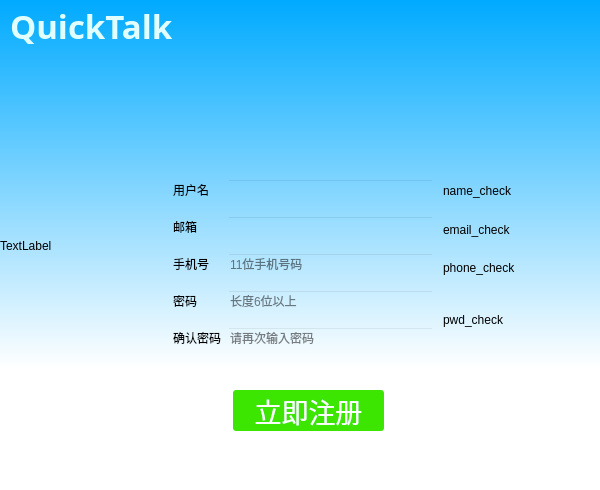
<?xml version="1.0" encoding="UTF-8"?>
<ui version="4.0">
 <class>Enroll</class>
 <widget class="QWidget" name="Enroll">
  <property name="geometry">
   <rect>
    <x>0</x>
    <y>0</y>
    <width>600</width>
    <height>490</height>
   </rect>
  </property>
  <property name="windowTitle">
   <string>Form</string>
  </property>
  <property name="styleSheet">
   <string notr="true">QToolButton{
	border-style:none;
}
</string>
  </property>
  <widget class="QWidget" name="widget" native="true">
   <property name="geometry">
    <rect>
     <x>53</x>
     <y>120</y>
     <width>500</width>
     <height>340</height>
    </rect>
   </property>
   <property name="styleSheet">
    <string notr="true">background-color: rgba(0, 0, 0,0);</string>
   </property>
   <widget class="QWidget" name="gridLayoutWidget_2">
    <property name="geometry">
     <rect>
      <x>120</x>
      <y>50</y>
      <width>261</width>
      <height>191</height>
     </rect>
    </property>
    <layout class="QGridLayout" name="gridLayout_2">
     <item row="3" column="1">
      <widget class="QLineEdit" name="password">
       <property name="echoMode">
        <enum>QLineEdit::Normal</enum>
       </property>
       <property name="cursorPosition">
        <number>0</number>
       </property>
       <property name="placeholderText">
        <string>长度6位以上</string>
       </property>
      </widget>
     </item>
     <item row="3" column="0">
      <widget class="QLabel" name="passwordlabel">
       <property name="text">
        <string>密码</string>
       </property>
      </widget>
     </item>
     <item row="2" column="1">
      <widget class="QLineEdit" name="phonenumber">
       <property name="placeholderText">
        <string>11位手机号码</string>
       </property>
      </widget>
     </item>
     <item row="4" column="1">
      <widget class="QLineEdit" name="checkpassword">
       <property name="echoMode">
        <enum>QLineEdit::Password</enum>
       </property>
       <property name="placeholderText">
        <string>请再次输入密码</string>
       </property>
      </widget>
     </item>
     <item row="0" column="1">
      <widget class="QLineEdit" name="name">
       <property name="cursor">
        <cursorShape>IBeamCursor</cursorShape>
       </property>
      </widget>
     </item>
     <item row="2" column="0">
      <widget class="QLabel" name="phonelabel">
       <property name="text">
        <string>手机号</string>
       </property>
      </widget>
     </item>
     <item row="4" column="0">
      <widget class="QLabel" name="checkpasswordlabel">
       <property name="text">
        <string>确认密码</string>
       </property>
      </widget>
     </item>
     <item row="1" column="1">
      <widget class="QLineEdit" name="email"/>
     </item>
     <item row="0" column="0">
      <widget class="QLabel" name="namelabel">
       <property name="text">
        <string>用户名</string>
       </property>
      </widget>
     </item>
     <item row="1" column="0">
      <widget class="QLabel" name="emaillabel">
       <property name="text">
        <string>邮箱</string>
       </property>
      </widget>
     </item>
    </layout>
   </widget>
   <widget class="QPushButton" name="putin">
    <property name="geometry">
     <rect>
      <x>180</x>
      <y>270</y>
      <width>151</width>
      <height>41</height>
     </rect>
    </property>
    <property name="font">
     <font>
      <family>微软雅黑</family>
      <pointsize>20</pointsize>
      <weight>50</weight>
      <italic>false</italic>
      <bold>false</bold>
     </font>
    </property>
    <property name="styleSheet">
     <string notr="true">QPushButton{font:  20pt &quot;微软雅黑&quot;;background-color:rgb(60, 230, 0);border-radius: 3px; color: rgb(255,255,255);}QPushButton:hover { background-color:rgb(40, 220, 0); }

</string>
    </property>
    <property name="text">
     <string>立即注册</string>
    </property>
   </widget>
   <widget class="QLabel" name="pwd_check">
    <property name="geometry">
     <rect>
      <x>390</x>
      <y>190</y>
      <width>111</width>
      <height>20</height>
     </rect>
    </property>
    <property name="styleSheet">
     <string notr="true"/>
    </property>
    <property name="text">
     <string>pwd_check</string>
    </property>
   </widget>
   <widget class="QLabel" name="name_check">
    <property name="geometry">
     <rect>
      <x>390</x>
      <y>63</y>
      <width>111</width>
      <height>16</height>
     </rect>
    </property>
    <property name="styleSheet">
     <string notr="true"/>
    </property>
    <property name="text">
     <string>name_check</string>
    </property>
   </widget>
   <widget class="QLabel" name="email_check">
    <property name="geometry">
     <rect>
      <x>390</x>
      <y>102</y>
      <width>111</width>
      <height>16</height>
     </rect>
    </property>
    <property name="styleSheet">
     <string notr="true"/>
    </property>
    <property name="text">
     <string>email_check</string>
    </property>
   </widget>
   <widget class="QLabel" name="phone_check">
    <property name="geometry">
     <rect>
      <x>390</x>
      <y>140</y>
      <width>111</width>
      <height>16</height>
     </rect>
    </property>
    <property name="styleSheet">
     <string notr="true"/>
    </property>
    <property name="text">
     <string>phone_check</string>
    </property>
   </widget>
  </widget>
  <widget class="QWidget" name="widget_2" native="true">
   <property name="geometry">
    <rect>
     <x>0</x>
     <y>0</y>
     <width>600</width>
     <height>490</height>
    </rect>
   </property>
   <property name="styleSheet">
    <string notr="true">background-color: qlineargradient(spread:pad, x1:0, y1:0, x2:0, y2:0.75, stop:0 rgb(0, 170, 255), stop:1 rgb(255, 255, 255));</string>
   </property>
   <widget class="QPushButton" name="close_btn">
    <property name="geometry">
     <rect>
      <x>558</x>
      <y>0</y>
      <width>40</width>
      <height>40</height>
     </rect>
    </property>
    <property name="styleSheet">
     <string notr="true">QPushButton{background-color:transparent;border-radius: 3px; color: rgb(255, 255, 255);}
QPushButton:hover { background-color: rgb(255, 100, 100); }</string>
    </property>
    <property name="text">
     <string/>
    </property>
    <property name="icon">
     <iconset resource="image.qrc">
      <normaloff>:/image/close.png</normaloff>:/image/close.png</iconset>
    </property>
    <property name="iconSize">
     <size>
      <width>30</width>
      <height>30</height>
     </size>
    </property>
    <property name="flat">
     <bool>true</bool>
    </property>
   </widget>
   <widget class="QLabel" name="labelMovie">
    <property name="geometry">
     <rect>
      <x>0</x>
      <y>0</y>
      <width>601</width>
      <height>491</height>
     </rect>
    </property>
    <property name="text">
     <string>TextLabel</string>
    </property>
   </widget>
   <widget class="QLabel" name="label">
    <property name="geometry">
     <rect>
      <x>10</x>
      <y>0</y>
      <width>241</width>
      <height>51</height>
     </rect>
    </property>
    <property name="font">
     <font>
      <family>Bradley Hand ITC</family>
      <pointsize>25</pointsize>
      <weight>75</weight>
      <italic>false</italic>
      <bold>true</bold>
     </font>
    </property>
    <property name="autoFillBackground">
     <bool>false</bool>
    </property>
    <property name="styleSheet">
     <string notr="true">color: rgb(225, 255, 255);
font: Bold 25pt &quot;Bradley Hand ITC&quot;;background-color: rgba(0, 0, 0, 0);</string>
    </property>
    <property name="text">
     <string>QuickTalk</string>
    </property>
   </widget>
   <zorder>labelMovie</zorder>
   <zorder>close_btn</zorder>
   <zorder>label</zorder>
  </widget>
  <zorder>widget_2</zorder>
  <zorder>widget</zorder>
 </widget>
 <resources>
  <include location="image.qrc"/>
 </resources>
 <connections/>
</ui>
